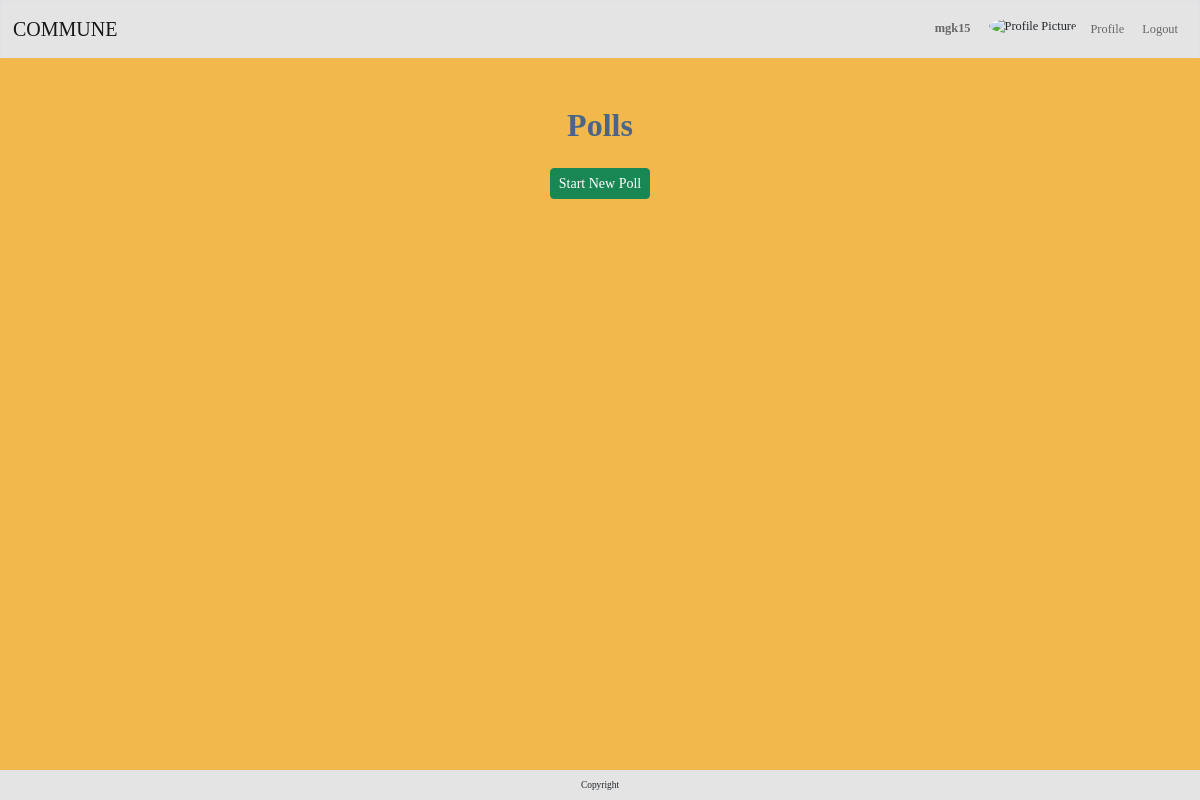
Page /polls (signed in) on the earlier database version.
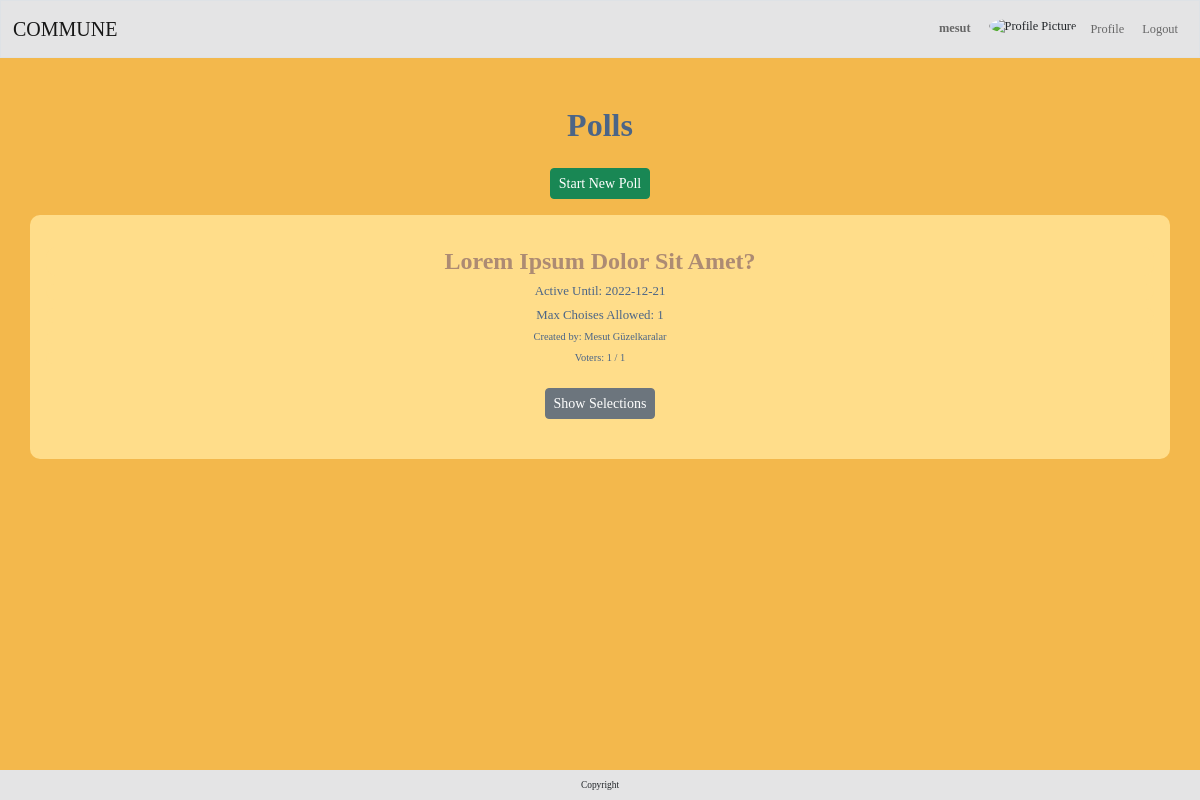
Same page on the later database version.
### tables this page shows
CREATE TABLE polls (
    id INTEGER NOT NULL PRIMARY KEY,
    extended_family_id INTEGER NOT NULL,
    question TEXT NOT NULL,
    max_selection INTEGER NOT NULL,
    expires_on REAL,
    creator INTEGER NOT NULL,
    selection1 TEXT,
    selection1_id INTEGER,
    selection2 TEXT,
    selection2_id INTEGER,
    selection3 TEXT,
    selection3_id INTEGER,
    selection4 TEXT,
    selection4_id INTEGER,
    selection5 TEXT,
    selection5_id INTEGER,
    selection6 TEXT,
    selection6_id INTEGER,
    selection7 TEXT,
    selection7_id INTEGER,
    selection8 TEXT,
    selection8_id INTEGER,
    selection9 TEXT,
    selection9_id INTEGER,
    selection10 TEXT,
    selection10_id INTEGER,
    selection11 TEXT,
    selection11_id INTEGER,
    selection12 TEXT,
    selection12_id INTEGER,
    selection13 TEXT,
    selection13_id INTEGER,
    selection14 TEXT,
    selection14_id INTEGER,
    selection15 TEXT,
    selection15_id INTEGER,
    selection16 TEXT,
    selection16_id INTEGER,
    selection17 TEXT,
    selection17_id INTEGER,
    selection18 TEXT,
    selection18_id INTEGER,
    selection19 TEXT,
    selection19_id INTEGER,
    selection20 TEXT,
    selection20_id INTEGER,
    selection21 TEXT,
    selection21_id INTEGER,
    selection22 TEXT,
    selection22_id INTEGER,
    selection23 TEXT,
    selection23_id INTEGER,
    selection24 TEXT,
    selection24_id INTEGER,
    FOREIGN KEY (extended_family_id) REFERENCES extended_families(id)
    FOREIGN KEY (creator) REFERENCES members(id)
);

CREATE TABLE members (
    id INTEGER NOT NULL PRIMARY KEY,
    extended_family_id INTEGER,
    family_id INTEGER,
    login_name TEXT NOT NULL UNIQUE, 
    password_hash TEXT NOT NULL,  
    registration_date REAL NOT NULL,
    name TEXT NOT NULL,
    last_name TEXT NOT NULL,
    birth_date REAL NOT NULL,
    email TEXT NOT NULL,
    phone_number TEXT,
    address TEXT,
    living TEXT NOT NULL,
    FOREIGN KEY (extended_family_id) REFERENCES extended_families(id)
    FOREIGN KEY (family_id) REFERENCES families(id)
);

### app.py (the view)
@app.route("/polls", methods=["POST", "GET"])
def polls():
    if request.method == "POST":
        poll_id = request.args.get("poll_id")
        selected_option = (request.form.getlist("poll"+poll_id))
        polls = cur.execute("SELECT *, datetime(expires_on) FROM polls WHERE extended_family_id = ? ORDER BY id DESC", (session["family_id"],)).fetchall()
        poll_dict = [dict(row) for row in polls]
        for i in range(len(polls)):
            voters_raw = cur.execute("SELECT COUNT(*) FROM votes WHERE poll_id = ? GROUP BY user_id", (polls[i]["id"],)).fetchall()
            voters = len(voters_raw)
            creator_name = cur.execute("SELECT name FROM members WHERE id = ?", (polls[i]["creator"],)).fetchall()[0][0]
            creator_last_name = cur.execute("SELECT last_name FROM members WHERE id = ?", (polls[i]["creator"],)).fetchall()[0][0]
            poll_dict[i]["voters"] = voters
            poll_dict[i]["creator_name"] = creator_name
            poll_dict[i]["creator_last_name"] = creator_last_name
        vote_check = cur.execute("SELECT * FROM votes WHERE poll_id = ? AND user_id = ?", (poll_id, session["user_id"])).fetchall()
        last_date = cur.execute("SELECT datetime(expires_on) FROM polls WHERE id = ?", (poll_id,)).fetchall()[0][0]
        member_count = cur.execute("SELECT COUNT(extended_family_id) FROM members WHERE extended_family_id = ?", (session["family_id"],)).fetchall()[0][0]
        if str(datetime.today()) > last_date:
            flash("Poll Expired")
            return render_template("polls.html", polls=poll_dict, member_count=member_count)
        if vote_check:
            flash("You already voted for this poll")
            return render_template("polls.html", polls=poll_dict, member_count=member_count)
        else:
            for i in range(len(selected_option)):
                cur.execute("INSERT INTO votes (poll_id, selection_id, user_id) VALUES(?, ? ,?)", (poll_id, selected_option[i], session["user_id"]))
                db.commit()
        print(selected_option)
        return redirect("/polls")
    else:
        polls = cur.execute("SELECT *, datetime(expires_on) FROM polls WHERE extended_family_id = ? ORDER BY id DESC", (session["family_id"],)).fetchall()
        poll_dict = [dict(row) for row in polls]
        for i in range(len(polls)):
            voters_raw = cur.execute("SELECT COUNT(*) FROM votes WHERE poll_id = ? GROUP BY user_id", (polls[i]["id"],)).fetchall()
            voters = len(voters_raw)
            creator_name = cur.execute("SELECT name FROM members WHERE id = ?", (polls[i]["creator"],)).fetchall()[0][0]
            creator_last_name = cur.execute("SELECT last_name FROM members WHERE id = ?", (polls[i]["creator"],)).fetchall()[0][0]
            poll_dict[i]["voters"] = voters
            poll_dict[i]["creator_name"] = creator_name
            poll_dict[i]["creator_last_name"] = creator_last_name
        member_count = cur.execute("SELECT COUNT(extended_family_id) FROM members WHERE extended_family_id = ?", (session["family_id"],)).fetchall()[0][0]
        return render_template("polls.html", polls=poll_dict, member_count=member_count)

### app.py (called while the page is built)
@app.after_request
def after_request(response):
    response.headers["Cache-Control"] = "no-cache, no-store, must-revalidate"
    response.headers["Expires"] = 0
    response.headers["Pragma"] = "no-cache"
    return response

@app.context_processor
def handle_context():
    return dict(os=os)

### helpers.py (called while the page is built)
def date(date_time):
    date = (datetime.strptime(date_time, '%Y-%m-%d %H:%M:%S') + timedelta(hours=3)).date()
    return date

### templates/polls.html (shortened to what this page needs)
{% extends "index.html" %}
{%block body_id %}polls{% endblock %}
{% block main %}
<div class="container polls-header">
    <h2 class="polls-title">Polls</h2>
    <div>
        <a href="{{ url_for('start_poll') }}" id="newPoll" class="btn btn-success btn-sm m-3">Start New Poll</a>
    </div>
</div>
{% for poll in polls %}
    <div class="container poll mb-3 p-3">
        <div class="header d-flex flex-column mb-2 mt-3">
            <h4 class="poll">{{poll["question"]}}</h4>
            <h5 class="poll">Active Until: {{poll["datetime(expires_on)"] | date }}</h5>
            <h5 class="poll">Max Choises Allowed: {{poll["max_selection"]}}</h5>
            <h6 class="poll">Created by: {{poll["creator_name"]}} {{poll["creator_last_name"]}}</h6>
            <h6 class="poll">Voters: {{poll["voters"]}} / {{member_count}}</h6>
            <button class="btn btn-sm btn-secondary mx-auto get-poll mb-3 mt-3" value="{{poll['id']}}" role="button">Show Selections</button>
        </div>
    </div>
{% endfor %}
{% endblock %}

Differences in the rows shown:
now on this page (row edited): polls: question "Lorem Ipsum Dolor Sit Amet?", expires_on "2022-12-21", max_selection "1", creator_name "Mesut", creator_last_name "Güzelkaralar", voters "1", member_count "1"
Other differences:
{{ session['username'] }}: "mgk15" → "mesut"
